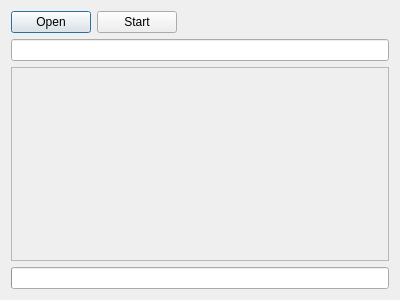
<?xml version="1.0" encoding="UTF-8"?>
<ui version="4.0">
 <class>QGPIOInputDialog</class>
 <widget class="QDialog" name="QGPIOInputDialog">
  <property name="geometry">
   <rect>
    <x>0</x>
    <y>0</y>
    <width>400</width>
    <height>300</height>
   </rect>
  </property>
  <property name="maximumSize">
   <size>
    <width>400</width>
    <height>16777215</height>
   </size>
  </property>
  <property name="windowTitle">
   <string>Dialog</string>
  </property>
  <layout class="QVBoxLayout" name="verticalLayout" stretch="0,0,1,0">
   <item>
    <layout class="QHBoxLayout" name="horizontalLayout">
     <item>
      <widget class="QPushButton" name="open">
       <property name="text">
        <string>Open</string>
       </property>
      </widget>
     </item>
     <item>
      <widget class="QPushButton" name="start">
       <property name="text">
        <string>Start</string>
       </property>
       <property name="checkable">
        <bool>true</bool>
       </property>
      </widget>
     </item>
     <item>
      <spacer name="horizontalSpacer">
       <property name="orientation">
        <enum>Qt::Horizontal</enum>
       </property>
       <property name="sizeHint" stdset="0">
        <size>
         <width>138</width>
         <height>20</height>
        </size>
       </property>
      </spacer>
     </item>
    </layout>
   </item>
   <item>
    <widget class="QLineEdit" name="name_lineEdit">
     <property name="sizePolicy">
      <sizepolicy hsizetype="Preferred" vsizetype="Fixed">
       <horstretch>0</horstretch>
       <verstretch>0</verstretch>
      </sizepolicy>
     </property>
     <property name="maximumSize">
      <size>
       <width>400</width>
       <height>16777215</height>
      </size>
     </property>
    </widget>
   </item>
   <item>
    <widget class="QLabel" name="header_label">
     <property name="maximumSize">
      <size>
       <width>400</width>
       <height>16777215</height>
      </size>
     </property>
     <property name="frameShape">
      <enum>QFrame::StyledPanel</enum>
     </property>
     <property name="frameShadow">
      <enum>QFrame::Sunken</enum>
     </property>
     <property name="text">
      <string/>
     </property>
     <property name="alignment">
      <set>Qt::AlignLeading|Qt::AlignLeft|Qt::AlignTop</set>
     </property>
     <property name="wordWrap">
      <bool>true</bool>
     </property>
    </widget>
   </item>
   <item>
    <widget class="QProgressBar" name="progressBar">
     <property name="value">
      <number>0</number>
     </property>
     <property name="textVisible">
      <bool>false</bool>
     </property>
    </widget>
   </item>
  </layout>
 </widget>
 <resources/>
 <connections/>
</ui>
